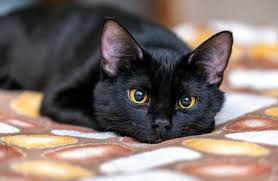
#> input picture CursoOpenCV/Cats/Cat5.jfif, 278 x 181 px
$ python histogram.py
#> lines starting #> are read from the running program, lines starting #| are printed output that depends on the picture; after the words box and inside, x2 and y2 are one past the last pixel; in counts of white or black regions, pixels touching at a corner belong together
import cv2 as cv
import matplotlib.pyplot as plt
import numpy as np

img = cv.imread('Cats/Cat5.jfif')
#> img is the input picture: shape (181, 278, 3); mean B, G, R 108.7, 114, 128
cv.imshow('Cat', img)

blank = np.zeros(img.shape[:2], dtype='uint8')

#gray = cv.cvtColor(img, cv.COLOR_BGR2GRAY)
#cv.imshow('Gray', gray)

mask = cv.circle(blank.copy(), (img.shape[1]//2+25, img.shape[0]//2), 60, 255, -1)
cv.imshow('Mask', mask)
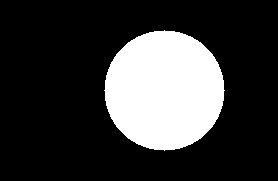
#> window 'Mask': shape (181, 278); 22.4% white; 1 white region, box (x1, y1, x2, y2) and area: (104, 30, 225, 151) 11289

masked = cv.bitwise_and(img, img, mask=mask)
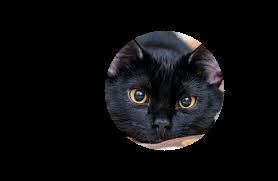
#> masked: shape (181, 278, 3); mean B, G, R 12.9, 11.9, 12.3
cv.imshow('Mask Applied', masked)


# [12 lines of commented-out code are left out]

plt.figure()
plt.title('Colour Histogram')
plt.xlabel('Bins')
plt.ylabel('# of pixels')
colors = ('b', 'g', 'r')
for i,col in enumerate(colors):
    hist = cv.calcHist([img], [i], None, [256], [0,256])
    plt.plot(hist, color=col)
    plt.xlim([0,256])

plt.show()
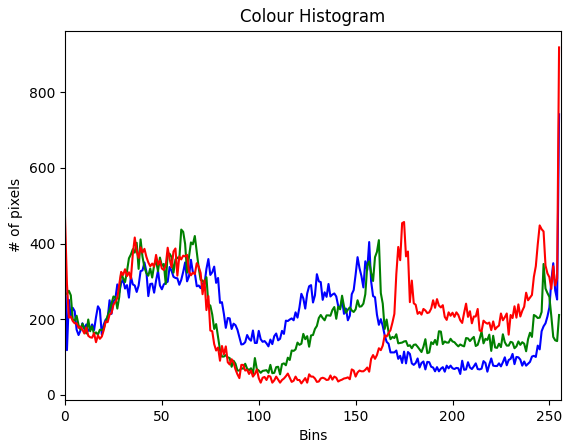
#> figure drawn by matplotlib, 1 panel; curve peaks at x = 255, y = 742; curve peaks at x = 60, y = 437; curve peaks at x = 255, y = 919


cv.waitKey(0)

$ run again, with CursoOpenCV/Cats/Cat1.jfif copied over CursoOpenCV/Cats/Cat5.jfif
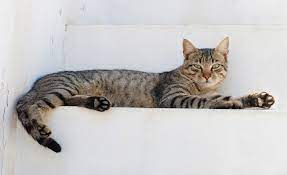
#> input picture CursoOpenCV/Cats/Cat1.jfif, 287 x 175 px
#> img is the input picture: shape (175, 287, 3); mean B, G, R 193.8, 194.1, 196.5
#> `cv.imshow('Mask', mask)`:
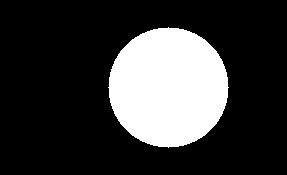
#> window 'Mask': shape (175, 287); 22.5% white; 1 white region, box (x1, y1, x2, y2) and area: (108, 27, 229, 148) 11289
#> `plt.show()`:
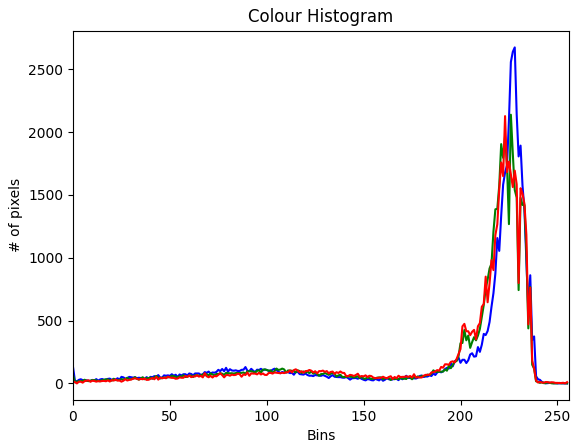
#> figure drawn by matplotlib, 1 panel; curve peaks at x = 228, y = 2675; curve peaks at x = 226, y = 2139; curve peaks at x = 223, y = 2128

$ run again, with CursoOpenCV/Cats/Cat2.jfif copied over CursoOpenCV/Cats/Cat5.jfif
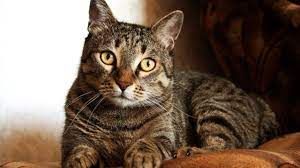
#> input picture CursoOpenCV/Cats/Cat2.jfif, 300 x 168 px
#> img is the input picture: shape (168, 300, 3); mean B, G, R 84, 98.4, 117.7
#> `cv.imshow('Mask', mask)`:
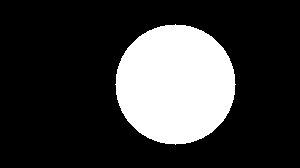
#> window 'Mask': shape (168, 300); 22.4% white; 1 white region, box (x1, y1, x2, y2) and area: (115, 24, 236, 145) 11289
#> `plt.show()`:
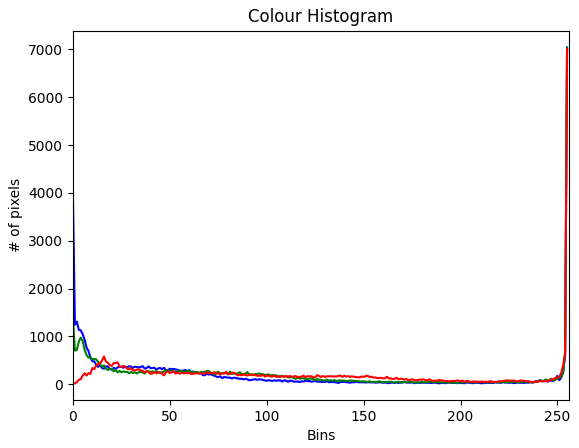
#> figure drawn by matplotlib, 1 panel; curve peaks at x = 255, y = 7043; curve peaks at x = 255, y = 7029; curve peaks at x = 255, y = 7006

$ run again, with CursoOpenCV/Cats/Cat3.jfif copied over CursoOpenCV/Cats/Cat5.jfif
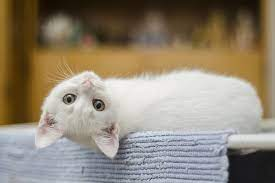
#> input picture CursoOpenCV/Cats/Cat3.jfif, 275 x 183 px
#> img is the input picture: shape (183, 275, 3); mean B, G, R 116.6, 133.3, 144.3
#> `cv.imshow('Mask', mask)`:
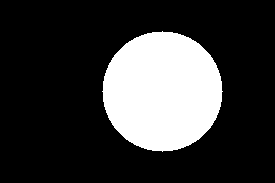
#> window 'Mask': shape (183, 275); 22.4% white; 1 white region, box (x1, y1, x2, y2) and area: (102, 31, 223, 152) 11289
#> `plt.show()`:
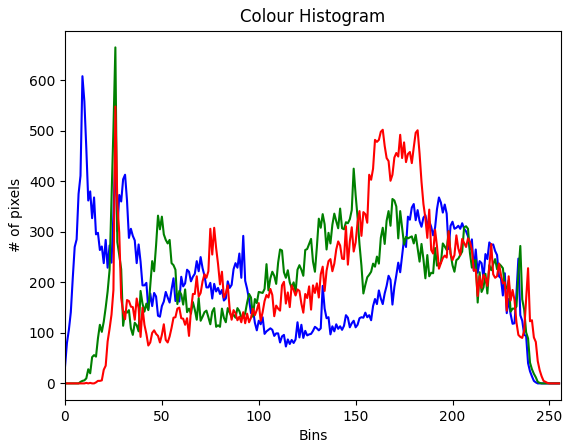
#> figure drawn by matplotlib, 1 panel; curve peaks at x = 9, y = 608; curve peaks at x = 26, y = 665; curve peaks at x = 26, y = 548
